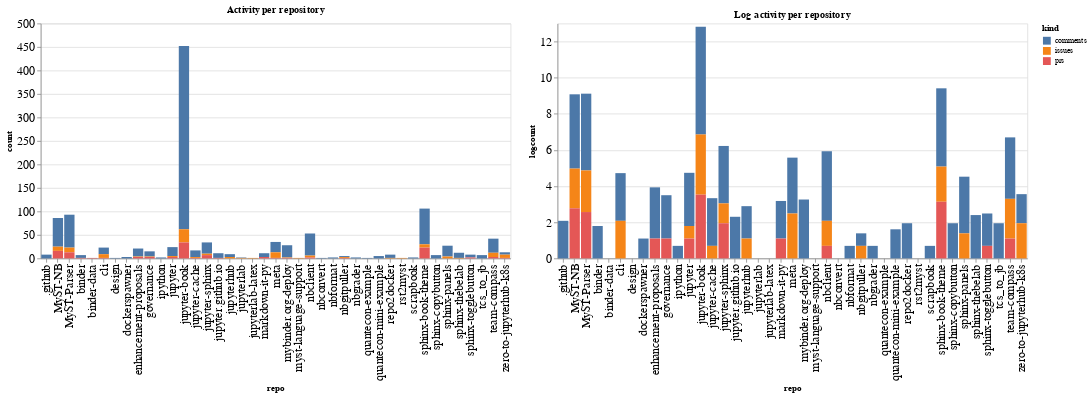

The cell this chart's notebook holds for it:
### Code cell
ch1 = alt.Chart(repo_summaries, width=600, title="Activity per repository").mark_bar().encode(
    x='repo',
    y='count',
    color='kind',
    tooltip="kind"
)

ch2 = alt.Chart(repo_summaries, width=600, title="Log activity per repository").mark_bar().encode(
    x='repo',
    y='logcount',
    color='kind',
    tooltip="kind"
)

ch1 | ch2

### Figure 1 — Vega-Lite specification as saved in the notebook (floating-point values rounded to 4 significant figures)
{"config": {"axisLeft": {"labelFontSize": 15}, "axisBottom": {"labelFontSize": 15}}, "hconcat": [{"mark": "bar", "encoding": {"color": {"type": "nominal", "field": "kind"}, "tooltip": {"type": "nominal", "field": "kind"}, "x": {"type": "nominal", "field": "repo"}, "y": {"type": "quantitative", "field": "count"}}, "title": "Activity per repository", "width": 600}, {"mark": "bar", "encoding": {"color": {"type": "nominal", "field": "kind"}, "tooltip": {"type": "nominal", "field": "kind"}, "x": {"type": "nominal", "field": "repo"}, "y": {"type": "quantitative", "field": "logcount"}}, "title": "Log activity per repository", "width": 600}], "data": {"name": "data-4f8cfa0ddad506b6abc68f2654d82007"}, "$schema": "https://vega.github.io/schema/vega-lite/v4.8.1.json", "datasets": {"data-4f8cfa0ddad506b6abc68f2654d82007": [{"repo": ".github", "kind": "comments", "count": 8, "logcount": 2.079}, {"repo": "MyST-NB", "kind": "comments", "count": 61, "logcount": 4.111}, {"repo": "MyST-NB", "kind": "issues", "count": 9, "logcount": 2.197}, {"repo": "MyST-NB", "kind": "prs", "count": 16, "logcount": 2.773}, {"repo": "MyST-Parser", "kind": "comments", "count": 70, "logcount": 4.248}, {"repo": "MyST-Parser", "kind": "issues", "count": 10, "logcount": 2.303}, {"repo": "MyST-Parser", "kind": "prs", "count": 13, "logcount": 2.565}, {"repo": "binder", "kind": "comments", "count": 6, "logcount": 1.792}, {"repo": "binder", "kind": "prs", "count": 1, "logcount": 0.0}, {"repo": "binder-data", "kind": "prs", "count": 1, "logcount": 0.0}, {"repo": "cli", "kind": "comments", "count": 14, "logcount": 2.639}, {"repo": "cli", "kind": "issues", "count": 8, "logcount": 2.079}, {"repo": "cli", "kind": "prs", "count": 1, "logcount": 0.0}, {"repo": "design", "kind": "comments", "count": 1, "logcount": 0.0}, {"repo": "dockerspawner", "kind": "comments", "count": 3, "logcount": 1.099}, {"repo": "enhancement-proposals", "kind": "comments", "count": 17, "logcount": 2.833}, {"repo": "enhancement-proposals", "kind": "issues", "count": 1, "logcount": 0.0}, {"repo": "enhancement-proposals", "kind": "prs", "count": 3, "logcount": 1.099}, {"repo": "governance", "kind": "comments", "count": 11, "logcount": 2.398}, {"repo": "governance", "kind": "issues", "count": 1, "logcount": 0.0}, {"repo": "governance", "kind": "prs", "count": 3, "logcount": 1.099}, {"repo": "ipython", "kind": "comments", "count": 2, "logcount": 0.6931}, {"repo": "jupyter", "kind": "comments", "count": 19, "logcount": 2.944}, {"repo": "jupyter", "kind": "issues", "count": 2, "logcount": 0.6931}, {"repo": "jupyter", "kind": "prs", "count": 3, "logcount": 1.099}, {"repo": "jupyter-book", "kind": "comments", "count": 390, "logcount": 5.966}, {"repo": "jupyter-book", "kind": "issues", "count": 28, "logcount": 3.332}, {"repo": "jupyter-book", "kind": "prs", "count": 34, "logcount": 3.526}, {"repo": "jupyter-cache", "kind": "comments", "count": 14, "logcount": 2.639}, {"repo": "jupyter-cache", "kind": "issues", "count": 2, "logcount": 0.6931}, {"repo": "jupyter-cache", "kind": "prs", "count": 1, "logcount": 0.0}, {"repo": "jupyter-sphinx", "kind": "comments", "count": 24, "logcount": 3.178}, {"repo": "jupyter-sphinx", "kind": "issues", "count": 3, "logcount": 1.099}, {"repo": "jupyter-sphinx", "kind": "prs", "count": 7, "logcount": 1.946}, {"repo": "jupyter.github.io", "kind": "comments", "count": 10, "logcount": 2.303}, {"repo": "jupyter.github.io", "kind": "prs", "count": 1, "logcount": 0.0}, {"repo": "jupyterhub", "kind": "comments", "count": 6, "logcount": 1.792}, {"repo": "jupyterhub", "kind": "issues", "count": 3, "logcount": 1.099}, {"repo": "jupyterlab", "kind": "comments", "count": 1, "logcount": 0.0}, {"repo": "jupyterlab", "kind": "issues", "count": 1, "logcount": 0.0}, {"repo": "jupyterlab-latex", "kind": "issues", "count": 1, "logcount": 0.0}, {"repo": "markdown-it-py", "kind": "comments", "count": 8, "logcount": 2.079}, {"repo": "markdown-it-py", "kind": "prs", "count": 3, "logcount": 1.099}, {"repo": "meta", "kind": "comments", "count": 22, "logcount": 3.091}, {"repo": "meta", "kind": "issues", "count": 12, "logcount": 2.485}, {"repo": "meta", "kind": "prs", "count": 1, "logcount": 0.0}, {"repo": "mybinder.org-deploy", "kind": "comments", "count": 26, "logcount": 3.258}, {"repo": "mybinder.org-deploy", "kind": "issues", "count": 1, "logcount": 0.0}, {"repo": "mybinder.org-deploy", "kind": "prs", "count": 1, "logcount": 0.0}, {"repo": "myst-language-support", "kind": "issues", "count": 1, "logcount": 0.0}, {"repo": "nbclient", "kind": "comments", "count": 47, "logcount": 3.85}, {"repo": "nbclient", "kind": "issues", "count": 4, "logcount": 1.386}, {"repo": "nbclient", "kind": "prs", "count": 2, "logcount": 0.6931}, {"repo": "nbconvert", "kind": "comments", "count": 1, "logcount": 0.0}, {"repo": "nbformat", "kind": "comments", "count": 2, "logcount": 0.6931}, {"repo": "nbgitpuller", "kind": "comments", "count": 2, "logcount": 0.6931}, {"repo": "nbgitpuller", "kind": "issues", "count": 2, "logcount": 0.6931}, {"repo": "nbgitpuller", "kind": "prs", "count": 1, "logcount": 0.0}, {"repo": "nbgrader", "kind": "comments", "count": 2, "logcount": 0.6931}, {"repo": "quantecon-example", "kind": "comments", "count": 1, "logcount": 0.0}, {"repo": "quantecon-mini-example", "kind": "comments", "count": 5, "logcount": 1.609}, {"repo": "repo2docker", "kind": "comments", "count": 7, "logcount": 1.946}, {"repo": "repo2docker", "kind": "issues", "count": 1, "logcount": 0.0}, {"repo": "rst2myst", "kind": "issues", "count": 1, "logcount": 0.0}, {"repo": "scrapbook", "kind": "comments", "count": 2, "logcount": 0.6931}, {"repo": "sphinx-book-theme", "kind": "comments", "count": 76, "logcount": 4.331}, {"repo": "sphinx-book-theme", "kind": "issues", "count": 7, "logcount": 1.946}, {"repo": "sphinx-book-theme", "kind": "prs", "count": 23, "logcount": 3.135}, {"repo": "sphinx-copybutton", "kind": "comments", "count": 7, "logcount": 1.946}, {"repo": "sphinx-panels", "kind": "comments", "count": 23, "logcount": 3.135}, {"repo": "sphinx-panels", "kind": "issues", "count": 4, "logcount": 1.386}, {"repo": "sphinx-thebelab", "kind": "comments", "count": 11, "logcount": 2.398}, {"repo": "sphinx-thebelab", "kind": "issues", "count": 1, "logcount": 0.0}, {"repo": "sphinx-togglebutton", "kind": "comments", "count": 6, "logcount": 1.792}, {"repo": "sphinx-togglebutton", "kind": "prs", "count": 2, "logcount": 0.6931}, {"repo": "tcs_to_jb", "kind": "comments", "count": 7, "logcount": 1.946}, {"repo": "team-compass", "kind": "comments", "count": 30, "logcount": 3.401}, {"repo": "team-compass", "kind": "issues", "count": 9, "logcount": 2.197}, {"repo": "team-compass", "kind": "prs", "count": 3, "logcount": 1.099}, {"repo": "zero-to-jupyterhub-k8s", "kind": "comments", "count": 5, "logcount": 1.609}, {"repo": "zero-to-jupyterhub-k8s", "kind": "issues", "count": 7, "logcount": 1.946}, {"repo": "zero-to-jupyterhub-k8s", "kind": "prs", "count": 1, "logcount": 0.0}]}}
